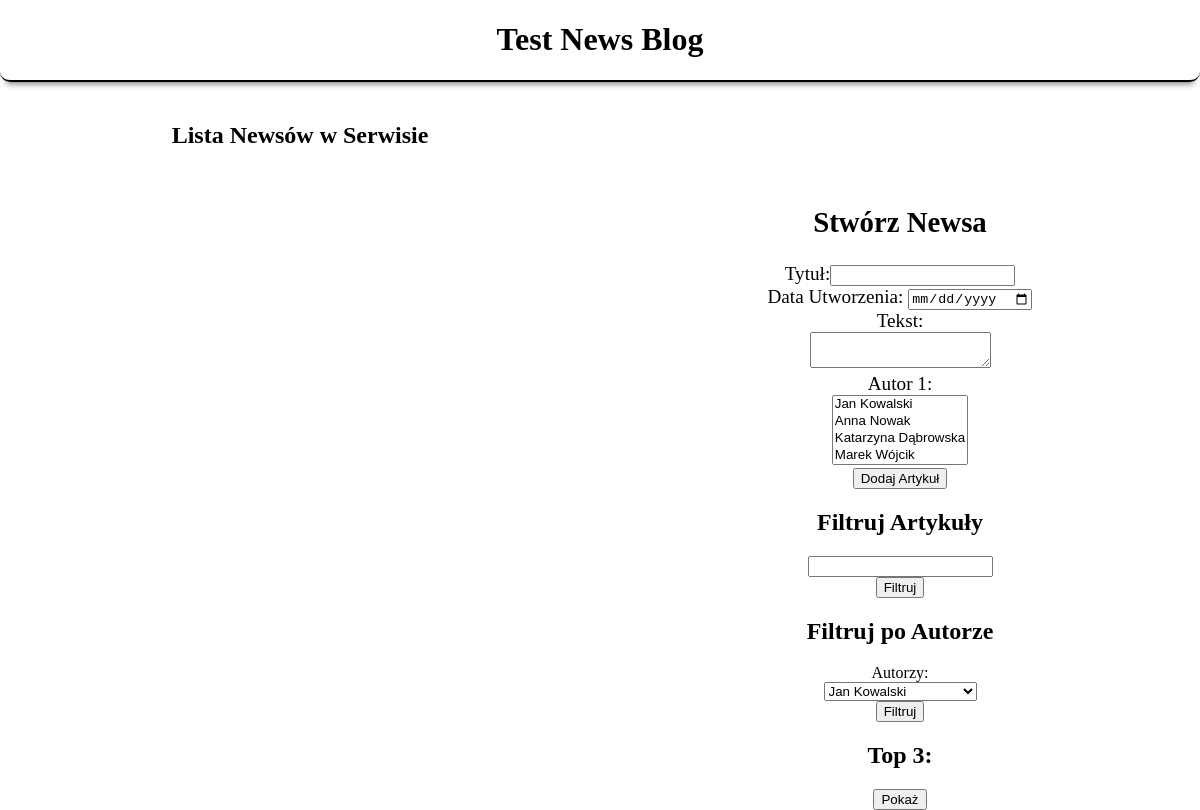
Before: / with the older database file.
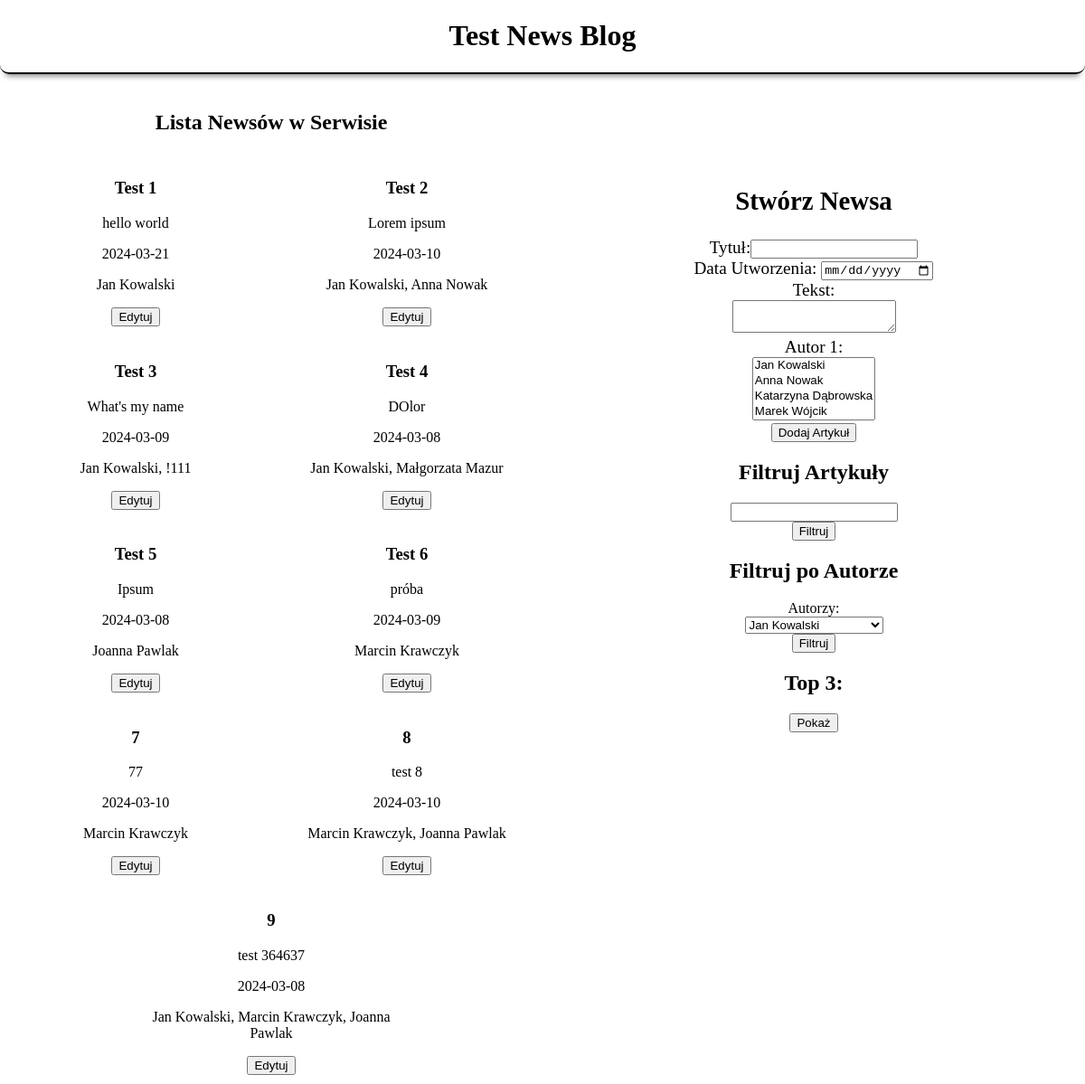
After: the same page with the newer database file.
### tables this page shows
CREATE TABLE `articles` (
  `id` int(11) NOT NULL,
  `title` varchar(255) NOT NULL,
  `text` text NOT NULL,
  `submission_date` date DEFAULT current_timestamp()
);

### index.php (the view, shortened to what this page needs)
<?php
require_once './PDOEngine.php';
$query = $db->prepare('SELECT articles.id, articles.title, articles.text, articles.submission_date, GROUP_CONCAT(authors.name SEPARATOR \', \') AS author_names FROM articles
INNER JOIN article_authors ON articles.id = article_authors.article_id
INNER JOIN authors ON article_authors.author_id = authors.id
GROUP BY articles.id, articles.title, articles.text, articles.submission_date;');
$query->execute();
$query1 = $db->query('SELECT * FROM authors');
?>
<!DOCTYPE html>
<html lang="en">
<head>
    <link rel="stylesheet" href="styles.css">
</head>
<body>
    <header>
        <h1>Test News Blog</h1>
    </header>
    <main>
        <section class="newsPanel">
            <h2>Lista Newsów w Serwisie</h2>
            <div class="tilesLayers" id="listOfAllArticles">
                <?php
                while ($row = $query->fetch()) {
                ?>
                    <div class="newTile">
                        <h3><?php echo $row['title']; ?></h3>
                        <p><?php echo $row['text']; ?></p>
                        <p><?php echo $row['submission_date']; ?></p>
                        <p><?php echo $row['author_names']; ?></p>
                        <button onclick="editFormShowing(this)" data-id="<?php echo $row['id'] ?>">Edytuj</button>
                    </div>
                <?php
                }
                ?>
            </div>
        </section>
        <section>
            <div id="createNews">
                <h2>Stwórz Newsa</h2>
                <form method="post" action="handle.php">
                    <label for="title">Tytuł:</label><input type="text" name="title" required><br>
                    <label for="date">Data Utworzenia:</label>
                    <input type="date" name="date" required><br>
                    <label for="text">Tekst:</label><br>
                    <textarea name="text"></textarea><br>
                    <label>Autor 1:</label><br>
                    <select name="author[]" required multiple>
                        <?php
                        $query1->execute();
                        while ($row = $query1->fetch()) {
                            echo "<option value='{$row['id']}'>{$row['name']}</option>";
                        }
                        ?>
                    </select><br>
                    <input type="submit" name="add_article" value="Dodaj Artykuł">
                </form>
            </div>
                        <?php
                        $query1->execute();
                        ?>
            <div>
                <h2>Filtruj Artykuły</h2>
                <form method="post" action="handle.php">
                    <input type="number" name="articleId"><br>
                    <input type="submit" name="filter_results" value="Filtruj" />
                </form>
            </div>
            <div>
                <h2>Filtruj po Autorze</h2>
                <form method="post" action="handle.php">
                    <label>Autorzy:</label><br>
                    <select name="author" required>
                        <?php
                        $query1->execute();
                        while ($row = $query1->fetch()) {
                            echo "<option value='{$row['id']}'>{$row['name']}</option>";
                        }
                        ?>
                    </select><br>
                    <input type="submit" name="filter_authors" value="Filtruj" />
                </form>
            </div>
            <div>
                <h2>Top 3:</h2>
                <form method="post" action="handle.php">
                    <input type="submit" name="top_3_authors" value="Pokaż" />
                </form>
            </div>
        </section>
    </main>
</body>
</html>

### styles.css (style rules this page uses)
body { margin:0; }
header { width:100%; z-index: 10; text-align: center; border-radius: 10px; border-bottom: 2px solid #000; box-shadow: 0 8px 6px -6px rgba(0, 0, 0, 0.5); }
main { width:100%; display: flex; padding-top: 20px; text-align: center; }
section { width: 100%; }
#createNews { padding-top: 80px; font-size: larger; }
.newsPanel { width: 100%; display: flex; flex-direction: column; align-items: center; }
.tilesLayers { width: 100%; display: flex; flex-wrap: wrap; justify-content: center; }
.newTile { width: calc(50% - 20px); margin: 10px; text-align: center; box-sizing: border-box; }

Changed rows visible on the page:
added articles: title "Test 1", text "hello world", submission_date "2024-03-21", author_names "Jan Kowalski"
added articles: title "Test 2", text "Lorem ipsum", submission_date "2024-03-10", author_names "Jan Kowalski, Anna Nowak"
added articles: title "Test 3", text "What's my name", submission_date "2024-03-09", author_names "Jan Kowalski, !111"
added articles: title "Test 4", text "DOlor", submission_date "2024-03-08", author_names "Jan Kowalski, Małgorzata Mazur"
added articles: title "Test 5", text "Ipsum", submission_date "2024-03-08", author_names "Joanna Pawlak"
added articles: title "Test 6", text "próba", submission_date "2024-03-09", author_names "Marcin Krawczyk"
added articles: title "7", text "77", submission_date "2024-03-10", author_names "Marcin Krawczyk"
added articles: title "8", text "test 8", submission_date "2024-03-10", author_names "Marcin Krawczyk, Joanna Pawlak"
added articles: title "9", text "test 364637", submission_date "2024-03-08", author_names "Jan Kowalski, Marcin Krawczyk, Joanna Pawlak"
